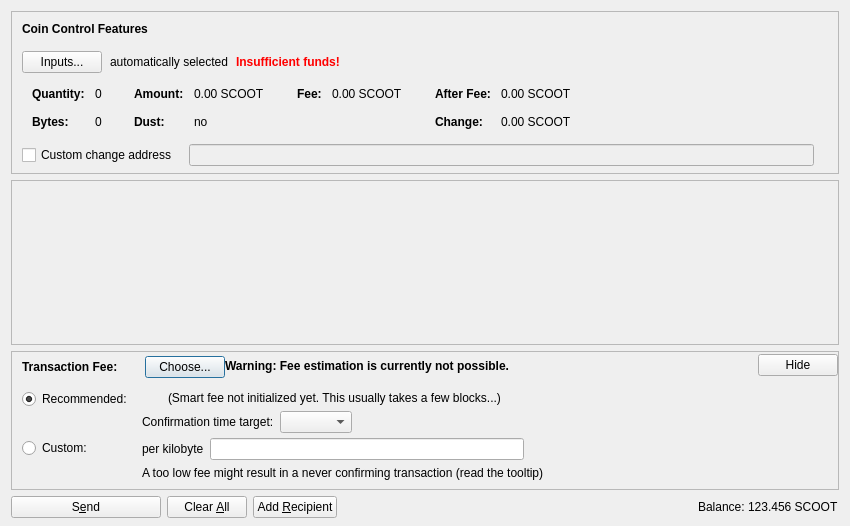
<?xml version="1.0" encoding="UTF-8"?>
<ui version="4.0">
 <class>SendCoinsDialog</class>
 <widget class="QDialog" name="SendCoinsDialog">
  <property name="geometry">
   <rect>
    <x>0</x>
    <y>0</y>
    <width>850</width>
    <height>526</height>
   </rect>
  </property>
  <property name="windowTitle">
   <string>Send Coins</string>
  </property>
  <layout class="QVBoxLayout" name="verticalLayout" stretch="0,1,0,0">
   <property name="bottomMargin">
    <number>8</number>
   </property>
   <item>
    <widget class="QFrame" name="frameCoinControl">
     <property name="sizePolicy">
      <sizepolicy hsizetype="Expanding" vsizetype="Expanding">
       <horstretch>0</horstretch>
       <verstretch>0</verstretch>
      </sizepolicy>
     </property>
     <property name="maximumSize">
      <size>
       <width>16777215</width>
       <height>16777215</height>
      </size>
     </property>
     <property name="frameShape">
      <enum>QFrame::StyledPanel</enum>
     </property>
     <property name="frameShadow">
      <enum>QFrame::Sunken</enum>
     </property>
     <layout class="QVBoxLayout" name="verticalLayoutCoinControl2">
      <property name="spacing">
       <number>0</number>
      </property>
      <property name="leftMargin">
       <number>0</number>
      </property>
      <property name="topMargin">
       <number>0</number>
      </property>
      <property name="rightMargin">
       <number>0</number>
      </property>
      <property name="bottomMargin">
       <number>6</number>
      </property>
      <item>
       <layout class="QVBoxLayout" name="verticalLayoutCoinControl" stretch="0,0,0,0,1">
        <property name="spacing">
         <number>0</number>
        </property>
        <property name="leftMargin">
         <number>10</number>
        </property>
        <property name="topMargin">
         <number>10</number>
        </property>
        <item>
         <layout class="QHBoxLayout" name="horizontalLayoutCoinControl1">
          <property name="bottomMargin">
           <number>15</number>
          </property>
          <item>
           <widget class="QLabel" name="labelCoinControlFeatures">
            <property name="sizePolicy">
             <sizepolicy hsizetype="Preferred" vsizetype="Maximum">
              <horstretch>0</horstretch>
              <verstretch>0</verstretch>
             </sizepolicy>
            </property>
            <property name="font">
             <font>
              <weight>75</weight>
              <bold>true</bold>
             </font>
            </property>
            <property name="styleSheet">
             <string notr="true">font-weight:bold;</string>
            </property>
            <property name="text">
             <string>Coin Control Features</string>
            </property>
           </widget>
          </item>
         </layout>
        </item>
        <item>
         <layout class="QHBoxLayout" name="horizontalLayoutCoinControl2" stretch="0,0,0,0">
          <property name="spacing">
           <number>8</number>
          </property>
          <property name="bottomMargin">
           <number>10</number>
          </property>
          <item>
           <widget class="QPushButton" name="pushButtonCoinControl">
            <property name="styleSheet">
             <string notr="true"/>
            </property>
            <property name="text">
             <string>Inputs...</string>
            </property>
            <property name="autoDefault">
             <bool>false</bool>
            </property>
           </widget>
          </item>
          <item>
           <widget class="QLabel" name="labelCoinControlAutomaticallySelected">
            <property name="text">
             <string>automatically selected</string>
            </property>
            <property name="margin">
             <number>5</number>
            </property>
           </widget>
          </item>
          <item>
           <widget class="QLabel" name="labelCoinControlInsuffFunds">
            <property name="font">
             <font>
              <weight>75</weight>
              <bold>true</bold>
             </font>
            </property>
            <property name="styleSheet">
             <string notr="true">color:red;font-weight:bold;</string>
            </property>
            <property name="text">
             <string>Insufficient funds!</string>
            </property>
            <property name="margin">
             <number>5</number>
            </property>
           </widget>
          </item>
          <item>
           <spacer name="horizontalSpacerCoinControl">
            <property name="orientation">
             <enum>Qt::Horizontal</enum>
            </property>
            <property name="sizeHint" stdset="0">
             <size>
              <width>40</width>
              <height>1</height>
             </size>
            </property>
           </spacer>
          </item>
         </layout>
        </item>
        <item>
         <widget class="QWidget" name="widgetCoinControl" native="true">
          <property name="sizePolicy">
           <sizepolicy hsizetype="Preferred" vsizetype="Preferred">
            <horstretch>0</horstretch>
            <verstretch>0</verstretch>
           </sizepolicy>
          </property>
          <property name="minimumSize">
           <size>
            <width>0</width>
            <height>0</height>
           </size>
          </property>
          <property name="styleSheet">
           <string notr="true"/>
          </property>
          <layout class="QHBoxLayout" name="horizontalLayoutCoinControl5">
           <property name="leftMargin">
            <number>0</number>
           </property>
           <property name="topMargin">
            <number>0</number>
           </property>
           <property name="rightMargin">
            <number>0</number>
           </property>
           <property name="bottomMargin">
            <number>0</number>
           </property>
           <item>
            <layout class="QHBoxLayout" name="horizontalLayoutCoinControl3" stretch="0,0,0,1">
             <property name="spacing">
              <number>20</number>
             </property>
             <property name="topMargin">
              <number>0</number>
             </property>
             <property name="bottomMargin">
              <number>10</number>
             </property>
             <item>
              <layout class="QFormLayout" name="formLayoutCoinControl1">
               <property name="horizontalSpacing">
                <number>10</number>
               </property>
               <property name="verticalSpacing">
                <number>14</number>
               </property>
               <property name="leftMargin">
                <number>10</number>
               </property>
               <property name="topMargin">
                <number>4</number>
               </property>
               <property name="rightMargin">
                <number>6</number>
               </property>
               <item row="0" column="0">
                <widget class="QLabel" name="labelCoinControlQuantityText">
                 <property name="font">
                  <font>
                   <weight>75</weight>
                   <bold>true</bold>
                  </font>
                 </property>
                 <property name="text">
                  <string>Quantity:</string>
                 </property>
                 <property name="margin">
                  <number>0</number>
                 </property>
                </widget>
               </item>
               <item row="0" column="1">
                <widget class="QLabel" name="labelCoinControlQuantity">
                 <property name="cursor">
                  <cursorShape>IBeamCursor</cursorShape>
                 </property>
                 <property name="contextMenuPolicy">
                  <enum>Qt::ActionsContextMenu</enum>
                 </property>
                 <property name="text">
                  <string notr="true">0</string>
                 </property>
                 <property name="margin">
                  <number>0</number>
                 </property>
                 <property name="textInteractionFlags">
                  <set>Qt::LinksAccessibleByMouse|Qt::TextSelectableByKeyboard|Qt::TextSelectableByMouse</set>
                 </property>
                </widget>
               </item>
               <item row="1" column="0">
                <widget class="QLabel" name="labelCoinControlBytesText">
                 <property name="font">
                  <font>
                   <weight>75</weight>
                   <bold>true</bold>
                  </font>
                 </property>
                 <property name="text">
                  <string>Bytes:</string>
                 </property>
                </widget>
               </item>
               <item row="1" column="1">
                <widget class="QLabel" name="labelCoinControlBytes">
                 <property name="cursor">
                  <cursorShape>IBeamCursor</cursorShape>
                 </property>
                 <property name="contextMenuPolicy">
                  <enum>Qt::ActionsContextMenu</enum>
                 </property>
                 <property name="text">
                  <string notr="true">0</string>
                 </property>
                 <property name="textInteractionFlags">
                  <set>Qt::LinksAccessibleByMouse|Qt::TextSelectableByKeyboard|Qt::TextSelectableByMouse</set>
                 </property>
                </widget>
               </item>
              </layout>
             </item>
             <item>
              <layout class="QFormLayout" name="formLayoutCoinControl2">
               <property name="horizontalSpacing">
                <number>10</number>
               </property>
               <property name="verticalSpacing">
                <number>14</number>
               </property>
               <property name="leftMargin">
                <number>6</number>
               </property>
               <property name="topMargin">
                <number>4</number>
               </property>
               <property name="rightMargin">
                <number>6</number>
               </property>
               <item row="0" column="0">
                <widget class="QLabel" name="labelCoinControlAmountText">
                 <property name="font">
                  <font>
                   <weight>75</weight>
                   <bold>true</bold>
                  </font>
                 </property>
                 <property name="text">
                  <string>Amount:</string>
                 </property>
                 <property name="margin">
                  <number>0</number>
                 </property>
                </widget>
               </item>
               <item row="0" column="1">
                <widget class="QLabel" name="labelCoinControlAmount">
                 <property name="cursor">
                  <cursorShape>IBeamCursor</cursorShape>
                 </property>
                 <property name="contextMenuPolicy">
                  <enum>Qt::ActionsContextMenu</enum>
                 </property>
                 <property name="text">
                  <string notr="true">0.00 SCOOT</string>
                 </property>
                 <property name="textInteractionFlags">
                  <set>Qt::LinksAccessibleByMouse|Qt::TextSelectableByKeyboard|Qt::TextSelectableByMouse</set>
                 </property>
                </widget>
               </item>
               <item row="1" column="0">
                <widget class="QLabel" name="labelCoinControlLowOutputText">
                 <property name="font">
                  <font>
                   <weight>75</weight>
                   <bold>true</bold>
                  </font>
                 </property>
                 <property name="text">
                  <string>Dust:</string>
                 </property>
                </widget>
               </item>
               <item row="1" column="1">
                <widget class="QLabel" name="labelCoinControlLowOutput">
                 <property name="cursor">
                  <cursorShape>IBeamCursor</cursorShape>
                 </property>
                 <property name="contextMenuPolicy">
                  <enum>Qt::ActionsContextMenu</enum>
                 </property>
                 <property name="text">
                  <string notr="true">no</string>
                 </property>
                 <property name="textInteractionFlags">
                  <set>Qt::LinksAccessibleByMouse|Qt::TextSelectableByKeyboard|Qt::TextSelectableByMouse</set>
                 </property>
                </widget>
               </item>
              </layout>
             </item>
             <item>
              <layout class="QFormLayout" name="formLayoutCoinControl3">
               <property name="horizontalSpacing">
                <number>10</number>
               </property>
               <property name="verticalSpacing">
                <number>14</number>
               </property>
               <property name="leftMargin">
                <number>6</number>
               </property>
               <property name="topMargin">
                <number>4</number>
               </property>
               <property name="rightMargin">
                <number>6</number>
               </property>
               <item row="0" column="0">
                <widget class="QLabel" name="labelCoinControlFeeText">
                 <property name="font">
                  <font>
                   <weight>75</weight>
                   <bold>true</bold>
                  </font>
                 </property>
                 <property name="text">
                  <string>Fee:</string>
                 </property>
                 <property name="margin">
                  <number>0</number>
                 </property>
                </widget>
               </item>
               <item row="0" column="1">
                <widget class="QLabel" name="labelCoinControlFee">
                 <property name="cursor">
                  <cursorShape>IBeamCursor</cursorShape>
                 </property>
                 <property name="contextMenuPolicy">
                  <enum>Qt::ActionsContextMenu</enum>
                 </property>
                 <property name="text">
                  <string notr="true">0.00 SCOOT</string>
                 </property>
                 <property name="textInteractionFlags">
                  <set>Qt::LinksAccessibleByMouse|Qt::TextSelectableByKeyboard|Qt::TextSelectableByMouse</set>
                 </property>
                </widget>
               </item>
              </layout>
             </item>
             <item>
              <layout class="QFormLayout" name="formLayoutCoinControl4">
               <property name="horizontalSpacing">
                <number>10</number>
               </property>
               <property name="verticalSpacing">
                <number>14</number>
               </property>
               <property name="leftMargin">
                <number>6</number>
               </property>
               <property name="topMargin">
                <number>4</number>
               </property>
               <property name="rightMargin">
                <number>6</number>
               </property>
               <item row="0" column="0">
                <widget class="QLabel" name="labelCoinControlAfterFeeText">
                 <property name="font">
                  <font>
                   <weight>75</weight>
                   <bold>true</bold>
                  </font>
                 </property>
                 <property name="text">
                  <string>After Fee:</string>
                 </property>
                 <property name="margin">
                  <number>0</number>
                 </property>
                </widget>
               </item>
               <item row="0" column="1">
                <widget class="QLabel" name="labelCoinControlAfterFee">
                 <property name="cursor">
                  <cursorShape>IBeamCursor</cursorShape>
                 </property>
                 <property name="contextMenuPolicy">
                  <enum>Qt::ActionsContextMenu</enum>
                 </property>
                 <property name="text">
                  <string notr="true">0.00 SCOOT</string>
                 </property>
                 <property name="textInteractionFlags">
                  <set>Qt::LinksAccessibleByMouse|Qt::TextSelectableByKeyboard|Qt::TextSelectableByMouse</set>
                 </property>
                </widget>
               </item>
               <item row="1" column="0">
                <widget class="QLabel" name="labelCoinControlChangeText">
                 <property name="font">
                  <font>
                   <weight>75</weight>
                   <bold>true</bold>
                  </font>
                 </property>
                 <property name="text">
                  <string>Change:</string>
                 </property>
                </widget>
               </item>
               <item row="1" column="1">
                <widget class="QLabel" name="labelCoinControlChange">
                 <property name="cursor">
                  <cursorShape>IBeamCursor</cursorShape>
                 </property>
                 <property name="contextMenuPolicy">
                  <enum>Qt::ActionsContextMenu</enum>
                 </property>
                 <property name="text">
                  <string notr="true">0.00 SCOOT</string>
                 </property>
                 <property name="textInteractionFlags">
                  <set>Qt::LinksAccessibleByMouse|Qt::TextSelectableByKeyboard|Qt::TextSelectableByMouse</set>
                 </property>
                </widget>
               </item>
              </layout>
             </item>
            </layout>
           </item>
          </layout>
         </widget>
        </item>
        <item>
         <layout class="QHBoxLayout" name="horizontalLayoutCoinControl4" stretch="0,0,0">
          <property name="spacing">
           <number>12</number>
          </property>
          <property name="sizeConstraint">
           <enum>QLayout::SetDefaultConstraint</enum>
          </property>
          <property name="topMargin">
           <number>5</number>
          </property>
          <property name="rightMargin">
           <number>5</number>
          </property>
          <item>
           <widget class="QCheckBox" name="checkBoxCoinControlChange">
            <property name="toolTip">
             <string>If this is activated, but the change address is empty or invalid, change will be sent to a newly generated address.</string>
            </property>
            <property name="text">
             <string>Custom change address</string>
            </property>
           </widget>
          </item>
          <item>
           <widget class="QValidatedLineEdit" name="lineEditCoinControlChange">
            <property name="enabled">
             <bool>false</bool>
            </property>
            <property name="sizePolicy">
             <sizepolicy hsizetype="Expanding" vsizetype="Fixed">
              <horstretch>0</horstretch>
              <verstretch>0</verstretch>
             </sizepolicy>
            </property>
           </widget>
          </item>
          <item>
           <widget class="QLabel" name="labelCoinControlChangeLabel">
            <property name="sizePolicy">
             <sizepolicy hsizetype="Preferred" vsizetype="Expanding">
              <horstretch>0</horstretch>
              <verstretch>0</verstretch>
             </sizepolicy>
            </property>
            <property name="minimumSize">
             <size>
              <width>0</width>
              <height>0</height>
             </size>
            </property>
            <property name="text">
             <string/>
            </property>
            <property name="margin">
             <number>3</number>
            </property>
           </widget>
          </item>
         </layout>
        </item>
        <item>
         <spacer name="verticalSpacerCoinControl">
          <property name="orientation">
           <enum>Qt::Vertical</enum>
          </property>
          <property name="sizeHint" stdset="0">
           <size>
            <width>800</width>
            <height>1</height>
           </size>
          </property>
         </spacer>
        </item>
       </layout>
      </item>
     </layout>
    </widget>
   </item>
   <item>
    <widget class="QScrollArea" name="scrollArea">
     <property name="widgetResizable">
      <bool>true</bool>
     </property>
     <widget class="QWidget" name="scrollAreaWidgetContents">
      <property name="geometry">
       <rect>
        <x>0</x>
        <y>0</y>
        <width>830</width>
        <height>104</height>
       </rect>
      </property>
      <layout class="QVBoxLayout" name="verticalLayout_2" stretch="0,1">
       <property name="leftMargin">
        <number>0</number>
       </property>
       <property name="topMargin">
        <number>0</number>
       </property>
       <property name="rightMargin">
        <number>0</number>
       </property>
       <property name="bottomMargin">
        <number>0</number>
       </property>
       <item>
        <layout class="QVBoxLayout" name="entries">
         <property name="spacing">
          <number>6</number>
         </property>
        </layout>
       </item>
       <item>
        <spacer name="verticalSpacer">
         <property name="orientation">
          <enum>Qt::Vertical</enum>
         </property>
         <property name="sizeHint" stdset="0">
          <size>
           <width>20</width>
           <height>40</height>
          </size>
         </property>
        </spacer>
       </item>
      </layout>
     </widget>
    </widget>
   </item>
   <item>
    <widget class="QFrame" name="frameFee">
     <property name="sizePolicy">
      <sizepolicy hsizetype="Expanding" vsizetype="Expanding">
       <horstretch>0</horstretch>
       <verstretch>0</verstretch>
      </sizepolicy>
     </property>
     <property name="maximumSize">
      <size>
       <width>16777215</width>
       <height>16777215</height>
      </size>
     </property>
     <property name="frameShape">
      <enum>QFrame::StyledPanel</enum>
     </property>
     <property name="frameShadow">
      <enum>QFrame::Sunken</enum>
     </property>
     <layout class="QVBoxLayout" name="verticalLayoutFee1">
      <property name="spacing">
       <number>0</number>
      </property>
      <property name="leftMargin">
       <number>0</number>
      </property>
      <property name="topMargin">
       <number>0</number>
      </property>
      <property name="rightMargin">
       <number>0</number>
      </property>
      <property name="bottomMargin">
       <number>0</number>
      </property>
      <item>
       <layout class="QVBoxLayout" name="verticalLayoutFee2" stretch="0,0,0">
        <property name="spacing">
         <number>0</number>
        </property>
        <property name="leftMargin">
         <number>10</number>
        </property>
        <property name="topMargin">
         <number>0</number>
        </property>
        <item>
         <layout class="QHBoxLayout" name="horizontalLayoutFee1">
          <property name="bottomMargin">
           <number>0</number>
          </property>
          <item>
           <layout class="QVBoxLayout" name="verticalLayoutFee7">
            <property name="spacing">
             <number>0</number>
            </property>
            <item>
             <spacer name="verticalSpacerSmartFee">
              <property name="orientation">
               <enum>Qt::Vertical</enum>
              </property>
              <property name="sizeType">
               <enum>QSizePolicy::Fixed</enum>
              </property>
              <property name="sizeHint" stdset="0">
               <size>
                <width>1</width>
                <height>4</height>
               </size>
              </property>
             </spacer>
            </item>
            <item>
             <layout class="QHBoxLayout" name="horizontalLayoutSmartFee">
              <property name="spacing">
               <number>10</number>
              </property>
              <item>
               <widget class="QLabel" name="labelFeeHeadline">
                <property name="sizePolicy">
                 <sizepolicy hsizetype="Preferred" vsizetype="Maximum">
                  <horstretch>0</horstretch>
                  <verstretch>0</verstretch>
                 </sizepolicy>
                </property>
                <property name="font">
                 <font>
                  <weight>75</weight>
                  <bold>true</bold>
                 </font>
                </property>
                <property name="styleSheet">
                 <string notr="true">font-weight:bold;</string>
                </property>
                <property name="text">
                 <string>Transaction Fee:</string>
                </property>
               </widget>
              </item>
              <item>
               <widget class="QLabel" name="labelFeeMinimized">
                <property name="text">
                 <string/>
                </property>
               </widget>
              </item>
              <item>
               <widget class="QPushButton" name="buttonChooseFee">
                <property name="text">
                 <string>Choose...</string>
                </property>
               </widget>
              </item>
             </layout>
            </item>
            <item>
             <spacer name="verticalSpacer_5">
              <property name="orientation">
               <enum>Qt::Vertical</enum>
              </property>
              <property name="sizeHint" stdset="0">
               <size>
                <width>1</width>
                <height>1</height>
               </size>
              </property>
             </spacer>
            </item>
           </layout>
          </item>
          <item>
           <widget class="QLabel" name="fallbackFeeWarningLabel">
            <property name="toolTip">
             <string>Using the fallbackfee can result in sending a transaction that will take several hours or days (or never) to confirm. Consider choosing your fee manually or wait until you have validated the complete chain.</string>
            </property>
            <property name="font">
            <font>
                <weight>75</weight>
                <bold>true</bold>
            </font>
            </property>
            <property name="text">
             <string>Warning: Fee estimation is currently not possible.</string>
            </property>
            <property name="wordWrap">
             <bool>false</bool>
            </property>
           </widget>
          </item>
          <item>
           <spacer name="horizontalSpacer_4">
            <property name="orientation">
             <enum>Qt::Horizontal</enum>
            </property>
            <property name="sizeType">
             <enum>QSizePolicy::MinimumExpanding</enum>
            </property>
            <property name="sizeHint" stdset="0">
             <size>
              <width>40</width>
              <height>20</height>
             </size>
            </property>
           </spacer>
          </item>
          <item>
           <widget class="QPushButton" name="buttonMinimizeFee">
            <property name="toolTip">
             <string>collapse fee-settings</string>
            </property>
            <property name="text">
             <string>Hide</string>
            </property>
           </widget>
          </item>
         </layout>
        </item>
        <item>
         <widget class="QFrame" name="frameFeeSelection">
          <layout class="QVBoxLayout" name="verticalLayoutFee12">
           <property name="spacing">
            <number>0</number>
           </property>
           <property name="leftMargin">
            <number>0</number>
           </property>
           <property name="topMargin">
            <number>0</number>
           </property>
           <property name="rightMargin">
            <number>0</number>
           </property>
           <property name="bottomMargin">
            <number>0</number>
           </property>
           <item>
            <layout class="QGridLayout" name="gridLayoutFee">
             <property name="topMargin">
              <number>10</number>
             </property>
             <property name="bottomMargin">
              <number>4</number>
             </property>
             <property name="horizontalSpacing">
              <number>10</number>
             </property>
             <property name="verticalSpacing">
              <number>4</number>
             </property>
             <item row="1" column="1">
              <layout class="QVBoxLayout" name="verticalLayoutFee8">
               <property name="spacing">
                <number>6</number>
               </property>
               <item>
                <layout class="QHBoxLayout" name="horizontalLayoutFee13">
                 <item>
                  <widget class="QLabel" name="labelCustomPerKilobyte">
                   <property name="toolTip">
                    <string>Specify a custom fee per kB (1,000 bytes) of the transaction's virtual size.

Note:  Since the fee is calculated on a per-byte basis, a fee of "100 satoshis per kB" for a transaction size of 500 bytes (half of 1 kB) would ultimately yield a fee of only 50 satoshis.</string>
                   </property>
                   <property name="text">
                    <string>per kilobyte</string>
                   </property>
                  </widget>
                 </item>
                 <item>
                  <widget class="BitcoinAmountField" name="customFee"/>
                 </item>
                 <item>
                  <spacer name="horizontalSpacer_6">
                   <property name="orientation">
                    <enum>Qt::Horizontal</enum>
                   </property>
                   <property name="sizeHint" stdset="0">
                    <size>
                     <width>1</width>
                     <height>1</height>
                    </size>
                   </property>
                  </spacer>
                 </item>
                </layout>
               </item>
               <item>
                <layout class="QHBoxLayout" name="horizontalLayoutFee8">
                 <item>
                  <widget class="QLabel" name="labelCustomFeeWarning">
                   <property name="enabled">
                    <bool>true</bool>
                   </property>
                   <property name="toolTip">
                    <string>When there is less transaction volume than space in the blocks, miners as well as relaying nodes may enforce a minimum fee. Paying only this minimum fee is just fine, but be aware that this can result in a never confirming transaction once there is more demand for scootercoin transactions than the network can process.</string>
                   </property>
                   <property name="text">
                    <string>A too low fee might result in a never confirming transaction (read the tooltip)</string>
                   </property>
                  </widget>
                 </item>
                 <item>
                  <spacer name="horizontalSpacer_2">
                   <property name="orientation">
                    <enum>Qt::Horizontal</enum>
                   </property>
                   <property name="sizeHint" stdset="0">
                    <size>
                     <width>1</width>
                     <height>1</height>
                    </size>
                   </property>
                  </spacer>
                 </item>
                </layout>
               </item>
              </layout>
             </item>
             <item row="0" column="0">
              <layout class="QVBoxLayout" name="verticalLayoutFee4" stretch="0,1">
               <item>
                <widget class="QRadioButton" name="radioSmartFee">
                 <property name="text">
                  <string>Recommended:</string>
                 </property>
                 <property name="checked">
                  <bool>true</bool>
                 </property>
                 <attribute name="buttonGroup">
                  <string notr="true">groupFee</string>
                 </attribute>
                </widget>
               </item>
               <item>
                <spacer name="verticalSpacer_2">
                 <property name="orientation">
                  <enum>Qt::Vertical</enum>
                 </property>
                 <property name="sizeHint" stdset="0">
                  <size>
                   <width>1</width>
                   <height>1</height>
                  </size>
                 </property>
                </spacer>
               </item>
              </layout>
             </item>
             <item row="1" column="0">
              <layout class="QVBoxLayout" name="verticalLayoutFee9" stretch="0,1">
               <item>
                <widget class="QRadioButton" name="radioCustomFee">
                 <property name="text">
                  <string>Custom:</string>
                 </property>
                 <attribute name="buttonGroup">
                  <string notr="true">groupFee</string>
                 </attribute>
                </widget>
               </item>
               <item>
                <spacer name="verticalSpacer_6">
                 <property name="orientation">
                  <enum>Qt::Vertical</enum>
                 </property>
                 <property name="sizeHint" stdset="0">
                  <size>
                   <width>1</width>
                   <height>1</height>
                  </size>
                 </property>
                </spacer>
               </item>
              </layout>
             </item>
             <item row="0" column="1">
              <layout class="QVBoxLayout" name="verticalLayoutFee3" stretch="0,0,1">
               <property name="spacing">
                <number>6</number>
               </property>
               <property name="topMargin">
                <number>2</number>
               </property>
               <item>
                <layout class="QHBoxLayout" name="horizontalLayoutFee12">
                 <item>
                  <widget class="QLabel" name="labelSmartFee">
                   <property name="text">
                    <string/>
                   </property>
                  </widget>
                 </item>
                 <item>
                  <widget class="QLabel" name="labelFeeEstimation">
                   <property name="text">
                    <string/>
                   </property>
                  </widget>
                 </item>
                 <item>
                  <widget class="QLabel" name="labelSmartFee2">
                   <property name="text">
                    <string>(Smart fee not initialized yet. This usually takes a few blocks...)</string>
                   </property>
                  </widget>
                 </item>
                 <item>
                  <spacer name="horizontalSpacer_5">
                   <property name="orientation">
                    <enum>Qt::Horizontal</enum>
                   </property>
                   <property name="sizeHint" stdset="0">
                    <size>
                     <width>1</width>
                     <height>1</height>
                    </size>
                   </property>
                  </spacer>
                 </item>
                </layout>
               </item>
               <item>
                <layout class="QHBoxLayout" name="horizontalLayoutFee9">
                 <item>
                  <layout class="QVBoxLayout" name="verticalLayoutFee6">
                   <item>
                    <widget class="QLabel" name="labelSmartFee3">
                     <property name="text">
                      <string>Confirmation time target:</string>
                     </property>
                    </widget>
                   </item>
                  </layout>
                 </item>
                 <item>
                  <layout class="QVBoxLayout" name="verticalLayoutFee5">
                   <property name="rightMargin">
                    <number>30</number>
                   </property>
                   <item>
                    <layout class="QHBoxLayout" name="horizontalLayoutConfTarget">
                     <property name="bottomMargin">
                      <number>0</number>
                     </property>
                     <item>
                      <widget class="QComboBox" name="confTargetSelector"/>
                     </item>
                     <item>
                      <spacer name="horizontalSpacerConfTarget">
                       <property name="orientation">
                        <enum>Qt::Horizontal</enum>
                       </property>
                       <property name="sizeHint" stdset="0">
                        <size>
                         <width>40</width>
                         <height>20</height>
                        </size>
                       </property>
                      </spacer>
                     </item>
                    </layout>
                   </item>
                  </layout>
                 </item>
                </layout>
               </item>
               <item>
                <spacer name="verticalSpacer_4">
                 <property name="orientation">
                  <enum>Qt::Vertical</enum>
                 </property>
                 <property name="sizeHint" stdset="0">
                  <size>
                   <width>1</width>
                   <height>1</height>
                  </size>
                 </property>
                </spacer>
               </item>
              </layout>
             </item>
            </layout>
           </item>
          </layout>
         </widget>
        </item>
        <item>
         <spacer name="verticalSpacerFee">
          <property name="orientation">
           <enum>Qt::Vertical</enum>
          </property>
          <property name="sizeHint" stdset="0">
           <size>
            <width>40</width>
            <height>5</height>
           </size>
          </property>
         </spacer>
        </item>
       </layout>
      </item>
     </layout>
    </widget>
   </item>
   <item>
    <layout class="QHBoxLayout" name="horizontalLayout">
     <item>
      <widget class="QPushButton" name="sendButton">
       <property name="minimumSize">
        <size>
         <width>150</width>
         <height>0</height>
        </size>
       </property>
       <property name="toolTip">
        <string>Confirm the send action</string>
       </property>
       <property name="text">
        <string>S&amp;end</string>
       </property>
       <property name="icon">
        <iconset resource="../bitcoin.qrc">
         <normaloff>:/icons/send</normaloff>:/icons/send</iconset>
       </property>
       <property name="autoDefault">
        <bool>false</bool>
       </property>
       <property name="default">
        <bool>false</bool>
       </property>
      </widget>
     </item>
     <item>
      <widget class="QPushButton" name="clearButton">
       <property name="sizePolicy">
        <sizepolicy hsizetype="Minimum" vsizetype="Fixed">
         <horstretch>0</horstretch>
         <verstretch>0</verstretch>
        </sizepolicy>
       </property>
       <property name="toolTip">
        <string>Clear all fields of the form.</string>
       </property>
       <property name="text">
        <string>Clear &amp;All</string>
       </property>
       <property name="icon">
        <iconset resource="../bitcoin.qrc">
         <normaloff>:/icons/remove</normaloff>:/icons/remove</iconset>
       </property>
       <property name="autoDefault">
        <bool>false</bool>
       </property>
      </widget>
     </item>
     <item>
      <widget class="QPushButton" name="addButton">
       <property name="toolTip">
        <string>Send to multiple recipients at once</string>
       </property>
       <property name="text">
        <string>Add &amp;Recipient</string>
       </property>
       <property name="icon">
        <iconset resource="../bitcoin.qrc">
         <normaloff>:/icons/add</normaloff>:/icons/add</iconset>
       </property>
       <property name="autoDefault">
        <bool>false</bool>
       </property>
      </widget>
     </item>
     <item>
      <spacer name="horizontalSpacer">
       <property name="orientation">
        <enum>Qt::Horizontal</enum>
       </property>
       <property name="sizeHint" stdset="0">
        <size>
         <width>40</width>
         <height>20</height>
        </size>
       </property>
      </spacer>
     </item>
     <item>
      <layout class="QHBoxLayout" name="horizontalLayout_2">
       <property name="spacing">
        <number>3</number>
       </property>
       <item>
        <widget class="QLabel" name="label">
         <property name="sizePolicy">
          <sizepolicy hsizetype="Preferred" vsizetype="Fixed">
           <horstretch>0</horstretch>
           <verstretch>0</verstretch>
          </sizepolicy>
         </property>
         <property name="text">
          <string>Balance:</string>
         </property>
        </widget>
       </item>
       <item>
        <widget class="QLabel" name="labelBalance">
         <property name="sizePolicy">
          <sizepolicy hsizetype="Preferred" vsizetype="Fixed">
           <horstretch>0</horstretch>
           <verstretch>0</verstretch>
          </sizepolicy>
         </property>
         <property name="cursor">
          <cursorShape>IBeamCursor</cursorShape>
         </property>
         <property name="text">
          <string notr="true">123.456 SCOOT</string>
         </property>
         <property name="textInteractionFlags">
          <set>Qt::LinksAccessibleByMouse|Qt::TextSelectableByKeyboard|Qt::TextSelectableByMouse</set>
         </property>
        </widget>
       </item>
      </layout>
     </item>
    </layout>
   </item>
  </layout>
 </widget>
 <customwidgets>
  <customwidget>
   <class>QValidatedLineEdit</class>
   <extends>QLineEdit</extends>
   <header>qt/qvalidatedlineedit.h</header>
  </customwidget>
  <customwidget>
   <class>BitcoinAmountField</class>
   <extends>QLineEdit</extends>
   <header>qt/bitcoinamountfield.h</header>
   <container>1</container>
  </customwidget>
 </customwidgets>
 <resources>
  <include location="../bitcoin.qrc"/>
 </resources>
 <connections/>
 <buttongroups>
  <buttongroup name="groupFee"/>
 </buttongroups>
</ui>
